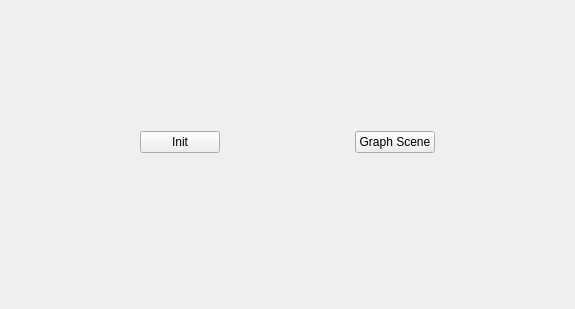
<?xml version="1.0" encoding="UTF-8"?>
<ui version="4.0">
 <class>MainWindow</class>
 <widget class="QMainWindow" name="MainWindow">
  <property name="geometry">
   <rect>
    <x>0</x>
    <y>0</y>
    <width>575</width>
    <height>309</height>
   </rect>
  </property>
  <property name="sizePolicy">
   <sizepolicy hsizetype="Expanding" vsizetype="Expanding">
    <horstretch>0</horstretch>
    <verstretch>0</verstretch>
   </sizepolicy>
  </property>
  <property name="windowTitle">
   <string>MainWindow</string>
  </property>
  <widget class="QWidget" name="centralWidget">
   <property name="sizePolicy">
    <sizepolicy hsizetype="Expanding" vsizetype="Expanding">
     <horstretch>0</horstretch>
     <verstretch>0</verstretch>
    </sizepolicy>
   </property>
   <layout class="QVBoxLayout" name="verticalLayout">
    <item>
     <spacer name="verticalSpacer">
      <property name="orientation">
       <enum>Qt::Vertical</enum>
      </property>
      <property name="sizeHint" stdset="0">
       <size>
        <width>20</width>
        <height>211</height>
       </size>
      </property>
     </spacer>
    </item>
    <item>
     <layout class="QHBoxLayout" name="horizontalLayout">
      <item>
       <spacer name="horizontalSpacer">
        <property name="orientation">
         <enum>Qt::Horizontal</enum>
        </property>
        <property name="sizeHint" stdset="0">
         <size>
          <width>40</width>
          <height>20</height>
         </size>
        </property>
       </spacer>
      </item>
      <item>
       <widget class="QPushButton" name="initButton">
        <property name="text">
         <string>Init</string>
        </property>
       </widget>
      </item>
      <item>
       <spacer name="horizontalSpacer_2">
        <property name="orientation">
         <enum>Qt::Horizontal</enum>
        </property>
        <property name="sizeHint" stdset="0">
         <size>
          <width>40</width>
          <height>20</height>
         </size>
        </property>
       </spacer>
      </item>
      <item>
       <widget class="QPushButton" name="sceneButton">
        <property name="text">
         <string>Graph Scene</string>
        </property>
       </widget>
      </item>
      <item>
       <spacer name="horizontalSpacer_3">
        <property name="orientation">
         <enum>Qt::Horizontal</enum>
        </property>
        <property name="sizeHint" stdset="0">
         <size>
          <width>40</width>
          <height>20</height>
         </size>
        </property>
       </spacer>
      </item>
     </layout>
    </item>
    <item>
     <spacer name="verticalSpacer_3">
      <property name="orientation">
       <enum>Qt::Vertical</enum>
      </property>
      <property name="sizeHint" stdset="0">
       <size>
        <width>20</width>
        <height>0</height>
       </size>
      </property>
     </spacer>
    </item>
    <item>
     <widget class="QLabel" name="labelConnecting">
      <property name="font">
       <font>
        <pointsize>12</pointsize>
        <weight>50</weight>
        <bold>false</bold>
       </font>
      </property>
      <property name="text">
       <string/>
      </property>
      <property name="alignment">
       <set>Qt::AlignCenter</set>
      </property>
     </widget>
    </item>
    <item>
     <spacer name="verticalSpacer_2">
      <property name="orientation">
       <enum>Qt::Vertical</enum>
      </property>
      <property name="sizeHint" stdset="0">
       <size>
        <width>20</width>
        <height>211</height>
       </size>
      </property>
     </spacer>
    </item>
   </layout>
  </widget>
 </widget>
 <layoutdefault spacing="6" margin="11"/>
 <resources/>
 <connections/>
</ui>
